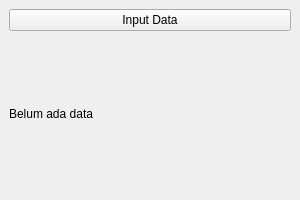
<?xml version="1.0" encoding="UTF-8"?>
<ui version="4.0">
 <class>MainWindow</class>
 <widget class="QMainWindow" name="MainWindow">
  <property name="geometry">
   <rect><x>300</x><y>300</y><width>300</width><height>200</height></rect>
  </property>
  <property name="windowTitle">
   <string>Demo Dialog</string>
  </property>
  <widget class="QWidget" name="centralwidget">
   <layout class="QVBoxLayout" name="verticalLayout">
    <item>
     <widget class="QPushButton" name="btn_input">
      <property name="text"><string>Input Data</string></property>
     </widget>
    </item>
    <item>
     <widget class="QLabel" name="label_info">
      <property name="text"><string>Belum ada data</string></property>
     </widget>
    </item>
   </layout>
  </widget>
 </widget>
 <resources/>
 <connections/>
</ui>
